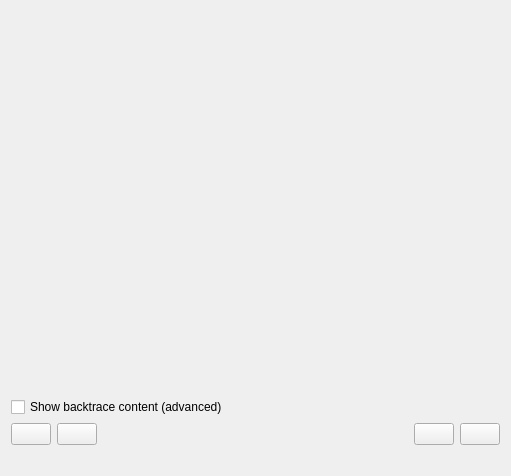
<?xml version="1.0" encoding="UTF-8"?>
<ui version="4.0">
 <class>Form</class>
 <widget class="QWidget" name="Form">
  <property name="geometry">
   <rect>
    <x>0</x>
    <y>0</y>
    <width>511</width>
    <height>476</height>
   </rect>
  </property>
  <property name="windowTitle">
   <string notr="true" extracomment="This is an internal name that is never shown...">GetBacktraceWidget</string>
  </property>
  <layout class="QVBoxLayout" name="verticalLayout_4">
   <item>
    <layout class="QVBoxLayout" name="verticalLayout">
     <item>
      <widget class="StatusWidget" name="m_statusWidget" native="true"/>
     </item>
     <item>
      <layout class="QVBoxLayout" name="mainLayout">
       <item>
        <widget class="QStackedWidget" name="m_backtraceStack">
         <property name="currentIndex">
          <number>1</number>
         </property>
         <widget class="QWidget" name="backtracePage">
          <layout class="QHBoxLayout" name="horizontalLayout">
           <property name="spacing">
            <number>0</number>
           </property>
           <property name="leftMargin">
            <number>0</number>
           </property>
           <property name="topMargin">
            <number>0</number>
           </property>
           <property name="rightMargin">
            <number>0</number>
           </property>
           <property name="bottomMargin">
            <number>0</number>
           </property>
           <item>
            <widget class="QTextBrowser" name="m_backtraceEdit"/>
           </item>
          </layout>
         </widget>
         <widget class="QWidget" name="backtraceHelpPage">
          <layout class="QVBoxLayout" name="verticalLayout_3">
           <property name="leftMargin">
            <number>4</number>
           </property>
           <property name="topMargin">
            <number>4</number>
           </property>
           <property name="rightMargin">
            <number>4</number>
           </property>
           <property name="bottomMargin">
            <number>4</number>
           </property>
           <item>
            <layout class="QHBoxLayout" name="horizontalLayout_3">
             <property name="spacing">
              <number>10</number>
             </property>
             <item>
              <widget class="QLabel" name="m_backtraceHelpIcon">
               <property name="sizePolicy">
                <sizepolicy hsizetype="Fixed" vsizetype="Fixed">
                 <horstretch>0</horstretch>
                 <verstretch>0</verstretch>
                </sizepolicy>
               </property>
               <property name="maximumSize">
                <size>
                 <width>48</width>
                 <height>48</height>
                </size>
               </property>
               <property name="scaledContents">
                <bool>true</bool>
               </property>
              </widget>
             </item>
             <item>
              <widget class="QLabel" name="m_backtraceHelpLabel">
               <property name="sizePolicy">
                <sizepolicy hsizetype="Minimum" vsizetype="Minimum">
                 <horstretch>0</horstretch>
                 <verstretch>0</verstretch>
                </sizepolicy>
               </property>
               <property name="wordWrap">
                <bool>true</bool>
               </property>
              </widget>
             </item>
            </layout>
           </item>
           <item>
            <spacer name="verticalSpacer">
             <property name="orientation">
              <enum>Qt::Vertical</enum>
             </property>
             <property name="sizeHint" stdset="0">
              <size>
               <width>20</width>
               <height>40</height>
              </size>
             </property>
            </spacer>
           </item>
          </layout>
         </widget>
        </widget>
       </item>
       <item>
        <widget class="QCheckBox" name="m_toggleBacktraceCheckBox">
         <property name="text">
          <string>Show backtrace content (advanced)</string>
         </property>
        </widget>
       </item>
      </layout>
     </item>
     <item>
      <layout class="QHBoxLayout" name="horizontalLayout_2">
       <item>
        <widget class="QPushButton" name="m_reloadBacktraceButton">
         <property name="isDragEnabled" stdset="0">
          <bool>false</bool>
         </property>
        </widget>
       </item>
       <item>
        <widget class="QPushButton" name="m_installDebugButton"/>
       </item>
       <item>
        <spacer name="horizontalSpacer_2">
         <property name="orientation">
          <enum>Qt::Horizontal</enum>
         </property>
         <property name="sizeHint" stdset="0">
          <size>
           <width>40</width>
           <height>20</height>
          </size>
         </property>
        </spacer>
       </item>
       <item>
        <widget class="QPushButton" name="m_copyButton"/>
       </item>
       <item>
        <widget class="QPushButton" name="m_saveButton"/>
       </item>
      </layout>
     </item>
     <item>
      <layout class="QVBoxLayout" name="verticalLayout_2">
       <item>
        <widget class="QLabel" name="m_extraDetailsLabel">
         <property name="sizePolicy">
          <sizepolicy hsizetype="Minimum" vsizetype="Minimum">
           <horstretch>0</horstretch>
           <verstretch>0</verstretch>
          </sizepolicy>
         </property>
         <property name="textFormat">
          <enum>Qt::RichText</enum>
         </property>
         <property name="wordWrap">
          <bool>true</bool>
         </property>
         <property name="openExternalLinks">
          <bool>false</bool>
         </property>
        </widget>
       </item>
      </layout>
     </item>
    </layout>
   </item>
  </layout>
 </widget>
 <customwidgets>
  <customwidget>
   <class>StatusWidget</class>
   <extends>QWidget</extends>
   <header>statuswidget.h</header>
   <container>1</container>
  </customwidget>
 </customwidgets>
 <resources/>
 <connections/>
</ui>
